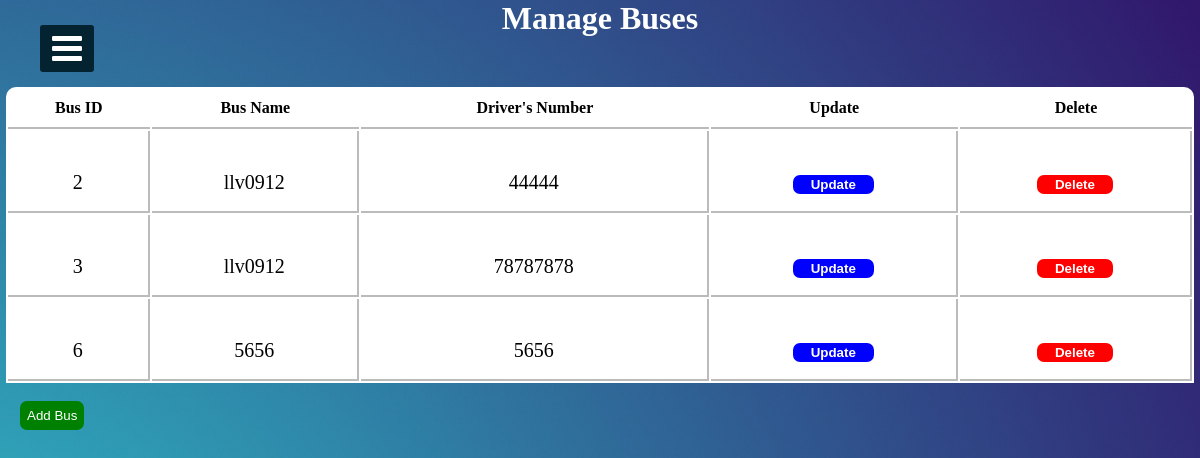
/ManagesBuses.php, run on the app's committed database.
### tables this page shows
CREATE TABLE `bus` (
  `id` int(11) NOT NULL,
  `Bus_Name` varchar(255) NOT NULL,
  `Tel` varchar(20) NOT NULL
);

### ManagesBuses.php (the view, shortened to what this page needs)
<?php
  include("connection.php");
?>
<!DOCTYPE html>
<html>
<head>
  <link rel="stylesheet" href="https://cdnjs.cloudflare.com/ajax/libs/font-awesome/4.7.0/css/font-awesome.min.css">
<link rel="stylesheet" href="cssfile/sidebar.css">
</head>
<body>
  <label for="check">
<i class="fa fa-bars" id="btn"></i>
  </label>
<div class="sidebar2">
		<h1 class="adminTopic">Manage Buses</h1>
<?php
    $sqlget="SELECT * FROM bus";
    $sqldata=mysqli_query($conn,$sqlget) or die('error getting');
    echo "<table>";
    echo "<tr>
      <th>Bus ID</th>
    <th>Bus Name</th>
    <th>Driver's Number</th>
    <th>Update</th>
    <th>Delete</th>
       </tr>";
       while ($row=mysqli_fetch_array($sqldata,MYSQLI_ASSOC))
       {
        echo "<tr><td>";
        echo $row['id'];
        echo "</td><td>";
        echo $row['Bus_Name'];
        echo "</td><td>";
        echo $row['Tel'];
        echo "</td>";
        ?>
        <td>
        <button style="border:2px solid blue; border-radius:7px; background-color:blue;color:white;">
          <a href="UpdateBus.php?id=<?php echo $row['id'];?>">
          Update
          </a>
        </button>
        </td><td>
        <button style = "border:2px solid red; border-radius:7px; background-color:red;color:white;" >
          <a href="deleteBus.php?id=<?php echo $row['id'];?>">
            Delete
        </a>
       </button>
        </td></tr>
<?php
       }
       echo "</table>";
?>
<br>
                       <a href="AddBus.php">     <button class="btnPolicy">Add Bus</button></a>
</div>
</body>
</html>

### cssfile/sidebar.css (style rules this page uses)
* { margin: 0; padding: 0; list-style: none; text-decoration: none; }
label #btn, label #cancle { position: absolute; cursor: pointer; background: #042331; color: #fff; border-radius: 3px; }
label #btn { left: 40px; top: 25px; font-size: 35px; color: #fff; padding: 6px 12px; transition: all 0.5s; }

### ManagesBuses.php (style rules this page uses)
body { background-image: url("image/20.jpg"); background-position: center; background-size: cover; height: 700px; background-repeat: no-repeat; background-attachment: fixed; }
.adminTopic { text-align: center; color: #fff; }
table { width:99%; border-collapse: separate !important; margin:auto; text-align:center; margin-top:50px; background-color: rgb(255, 255, 255); border-radius: 10px 10px 0px 0px; }
table th { border-bottom:2px solid rgb(187, 187, 187); padding:10px 0px 10px 0px; font-family: "balsamiq_sansitalic" !important; }
table tr td { border-right: 2px solid rgb(187, 187, 187); height: 58px; padding: 22px 0px 0px 0px; font-family: "monospace;" !important; border-bottom: 2px solid rgb(187, 187, 187); font-size: 20px; }
table tr td a { color: white; border-radius: 5px; padding: 6px; text-decoration: none; margin: 10px; font-weight: 700; }
button { padding: 5px 5px 5px 5x; }
.btnPolicy { padding: 5px 5px 5px 5px; border: 2px solid green; border-radius: 7px; background-color: green; color: white; margin-left: 20px; }

### data on the page
bus: id "2", Bus_Name "llv0912", Tel "44444"
bus: id "3", Bus_Name "llv0912", Tel "78787878"
bus: id "6", Bus_Name "5656", Tel "5656"
